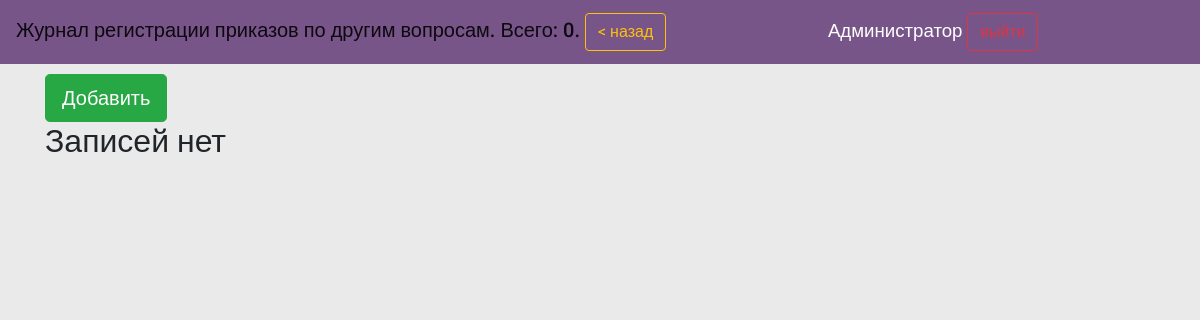
/journals/orders_on_others/ (signed in), run on an earlier commit of the app's database.
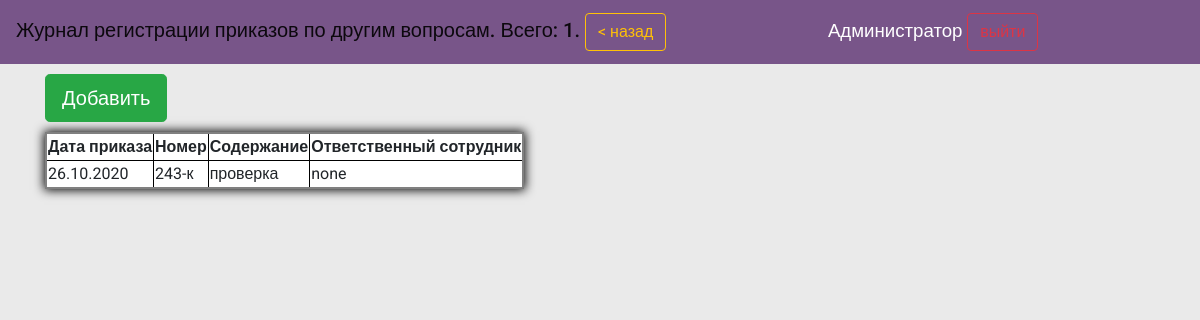
And on a later commit of the database.
### reg_jounals/models.py (models this page shows)
class OrdersOnOtherMatters(models.Model):
    oom_number = models.CharField(max_length=5, help_text="Введите номер приказа", verbose_name="Номер приказа", db_index=True)
    oom_date = models.DateField(help_text="Введите дату приказа", verbose_name="Дата приказа", db_index=True)
    oom_content = models.CharField(max_length=256, help_text="Введите содержание приказа", verbose_name='Содержание')
    oom_res_officer = models.CharField(blank=True, editable=False,  max_length=256, help_text="Сотрудник, который внес документ в систему ", verbose_name='Ответственный сотрудник')
    class Meta:
        ordering = ["id"]
        verbose_name = 'Приказ по другим вопросам'
        verbose_name_plural = 'Приказы по другим вопросам'

### reg_jounals/views.py (the view)
# urls.py: path('orders_on_others/', views.order_other_matters, name='orders_on_others')
def order_other_matters(request):
    if request.user.is_authenticated:
        orders = OrdersOnOtherMatters.objects.all()
        count = len(orders)
        return render(request, 'reg_jounals/orders_on_others.html', context={'orders':orders, 'count':count})
    else:
        return render(request, 'reg_jounals/no_auth.html')

### reg_jounals/templates/reg_jounals/orders_on_others.html (shortened to what this page needs)
{%extends "reg_jounals/index.html" %}
{%block header%} Журнал регистрации приказов по другим вопросам. Всего: {{count}}. <a class="btn btn-outline-warning" href="../"> < назад</a> {%endblock%}
{%block content%}
<a class="btn btn-success btn-lg m-bottom " href="#">Добавить</a>
{% if orders %}
<table>
  <thead class="thead-dark">
  <tr class="tr-header">
    <th scope="col">Дата приказа</th>
    <th scope="col">Номер</th>
    <th scope="col">Содержание</th>
    <th scope="col">Ответственный сотрудник</th>
  </tr>
  </thead>
  {%for order in orders%}
  <tr>
    <td>{{order.oom_date|date:"d.m.Y"}}</td>
    <td>{{order.oom_number}}</td>
    <td>{{order.oom_content}}</td>
    <td>{{order.oom_res_officer}}</td>
</tr>
  {%endfor%}
</table>
{%else%}
<h2>Записей нет</h2>
{%endif%}
{%endblock%}

What changed in the data, as far as the page shows it:
added OrdersOnOtherMatters: oom_date "26.10.2020", oom_number "243-к", oom_content "проверка", oom_res_officer "none"
Also different on the page:
{{ count }}: "0" → "1"
text no longer shown: "Записей нет"
text now shown: "Дата приказа Номер Содержание Ответственный сотрудник"
